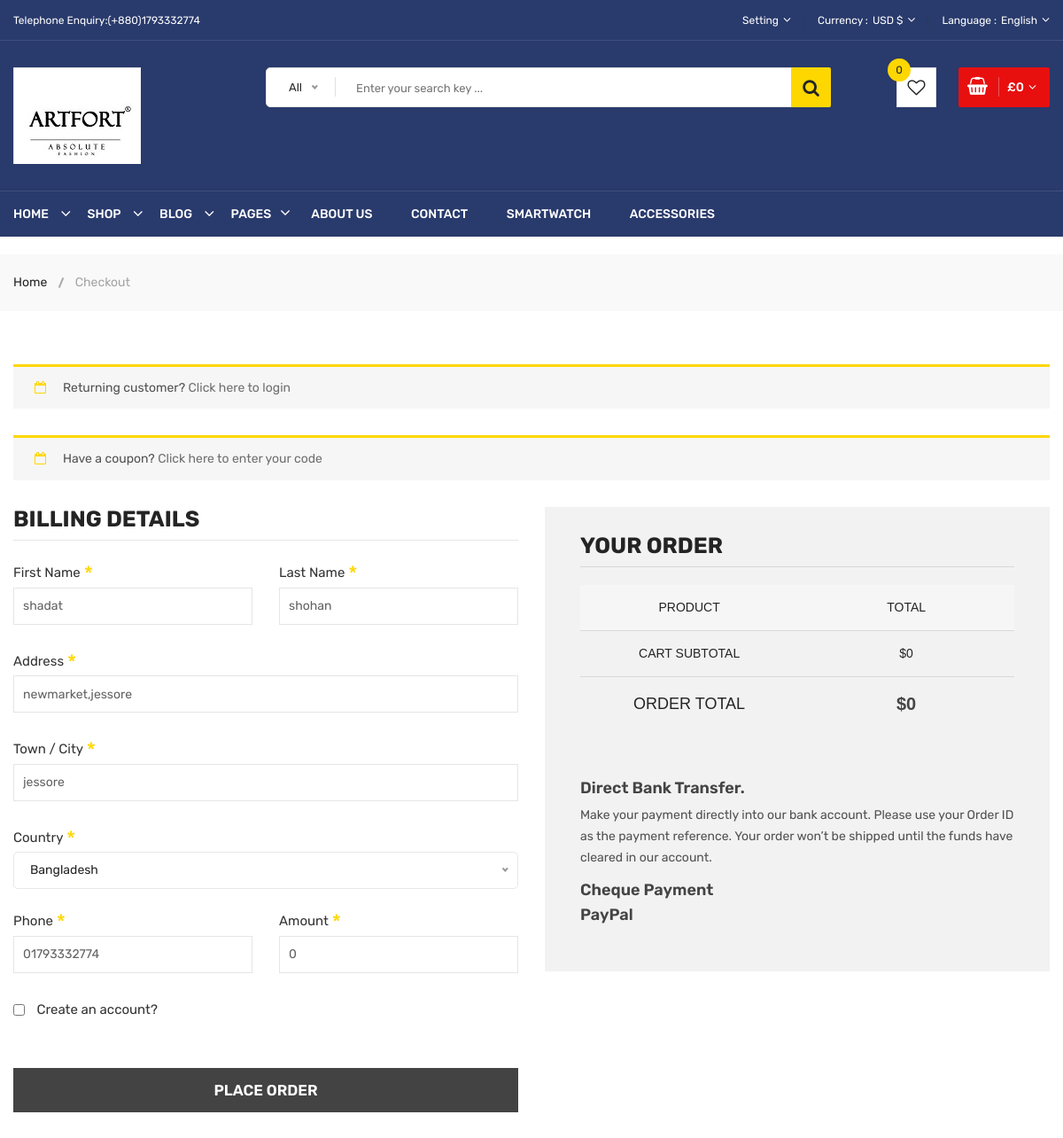
Before: /order/ordercart/ (signed in, upper part) with the older database file.
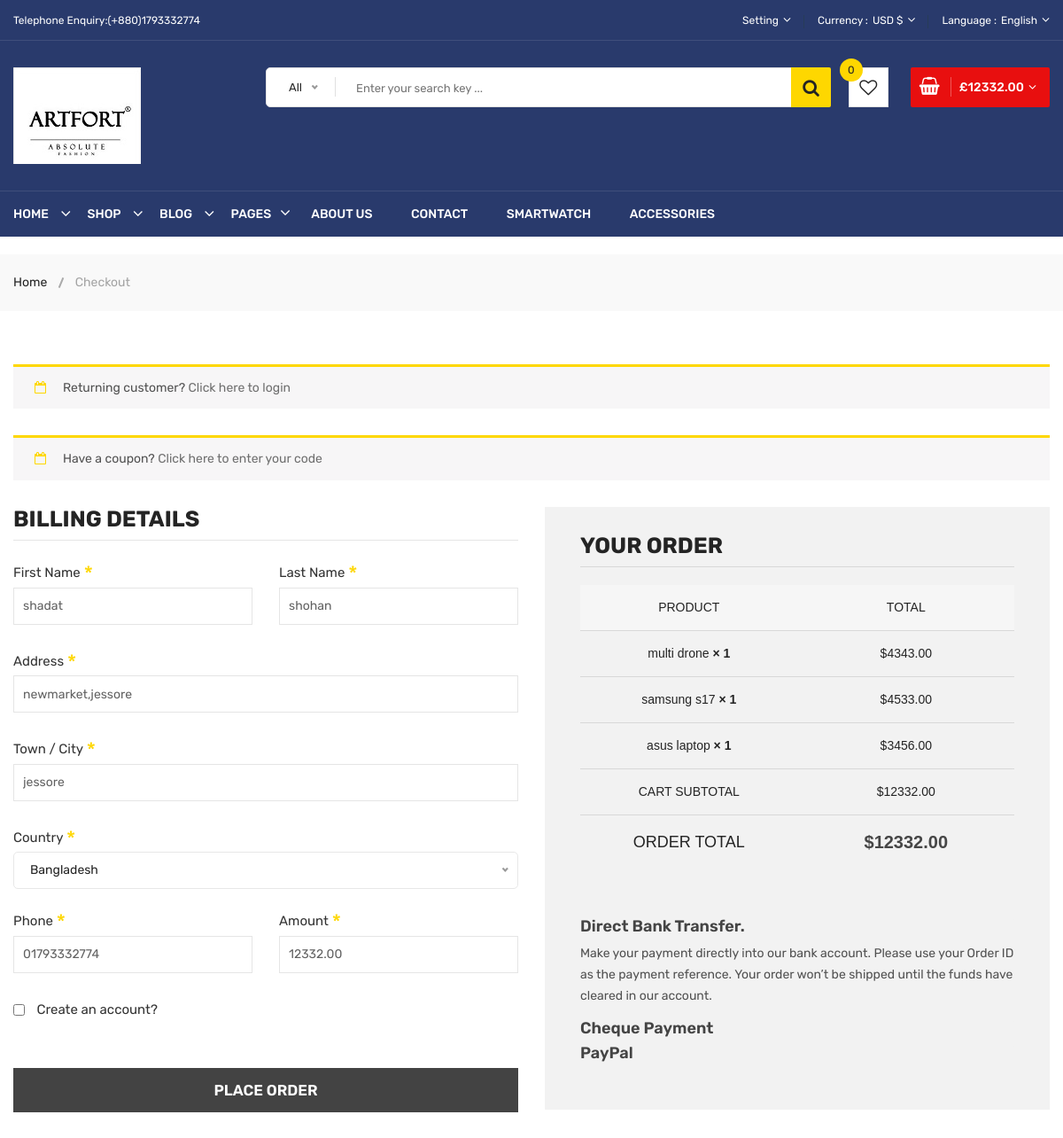
After: the same page with the newer database file.
### OrderApp/models.py (models this page shows, shortened)
class ShopCart(models.Model):
    product=models.ForeignKey(Product,on_delete=models.CASCADE,null=True)
    user=models.ForeignKey(User,on_delete=models.CASCADE,null=True)
    quantity=models.IntegerField()
    @property
    def amount(self):
        return self.quantity*self.product.new_price

### Product/models.py (models this page shows, shortened)
class Product(models.Model):
    status = (
        ('True', 'True'),
        ('False', 'False'),)
    VARIANTS = (
        ('None', 'None'),
        ('Size', 'Size'),
        ('Color', 'Color'),
        ('Size-Color', 'Size-Color'),
    )
    category = models.ForeignKey(Category, on_delete=models.CASCADE)
    title = models.CharField(max_length=200)
    keywords = models.CharField(max_length=100)
    image = models.ImageField(blank=True, upload_to='product/')
    new_price = models.DecimalField(decimal_places=2, max_digits=15, default=0)
    old_price = models.DecimalField(decimal_places=2, max_digits=15)
    amount = models.IntegerField(default=0)
    min_amount = models.IntegerField(default=3)
    variant = models.CharField(max_length=10, choices=VARIANTS, default='None')
    detail = models.TextField()
    status = models.CharField(max_length=20, choices=status)
    slug = models.SlugField(null=True, unique=True)
    created_at = models.DateTimeField(auto_now_add=True)
    updated_at = models.DateTimeField(auto_now=True)
    def image_tag(self):
        return mark_safe('<img src="{}" heights="70" width="60" />'.format(self.image.url))
    image_tag.short_description = 'Image'

### OrderApp/views.py (the view, shortened to what this page needs)
# urls.py: path('ordercart/',views.OrderCart,name='order_cart')
@login_required(login_url='/user/user_login')
def OrderCart(request):
    current_user=request.user
    shoping_cart=ShopCart.objects.filter(user_id=current_user.id)
    total_amount=0
    for qs in shoping_cart:
        total_amount+=qs.quantity*qs.product.new_price
    form=OrderForm()
    profile=UserProfile.objects.get(user_id=current_user.id)
    total_amount=0
    for p in shoping_cart:
        total_amount+=p.product.new_price*p.quantity
    category=Category.objects.all()
    setting=Setting.objects.get(id=1)
    context= {
         'shoping_cart':shoping_cart,
         'total_amount':total_amount,
         'profile':profile,
         'form':form,
         'category':category,
         'setting':setting,
    }
    return render(request,'OrderApp/order_form.html',context)

### OrderApp/models.py
class OrderForm(ModelForm):
    class Meta:
        model=Order
        fields=['first_name','last_name','phone','address','city','country','transaction_id','transaction_image']

### OrderApp/templates/OrderApp/order_form.html (shortened to what the changed rows need)
  {% extends 'EcomApp/index.html' %}
{% load static %}
{% block header %}
{% include 'EcomApp/header.html' %}
{% endblock %}
{% block another_content %}
            <div class="checkout-area pt-60 pb-30">
                <div class="container">
                    <div class="row">
                        <div class="col-lg-6 col-12">
                            <form method='POST' enctype="multipart/form-data">
                                <div class="checkbox-form">
                                    <div class="row">
                            <div class="col-md-6">
                                <div class="checkout-form-list">
                                    <label>Amount <span class="required">*</span></label>
                                    <input type="text" value="{{total_amount}}" name="holder" readonly>
                                </div>
                            </div>
                                    </div>
                                </div>
                            </form>
                        </div>
                        <div class="col-lg-6 col-12">
                            <div class="your-order">
                                <div class="your-order-table table-responsive">
                                    <table class="table">
                                        <thead>
                                            <tr>
                                                <th class="cart-product-name">Product</th>
                                                <th class="cart-product-total">Total</th>
                                            </tr>
                                        </thead>
                                        <tbody>
                                          {% for p in shoping_cart %}
                                            <tr class="cart_item">
                                              <td class="cart-product-name"> {{p.product.title}}<strong class="product-quantity"> × {{ p.quantity }}</strong></td>
                                              <td class="cart-product-total"><span class="amount">${{p.amount}}</span></td>
                                            </tr>
                                            {% endfor %}
                                        </tbody>
                                        <tfoot>
                                            <tr class="cart-subtotal">
                                                <th>Cart Subtotal</th>
                                                <td><span class="amount">${{total_amount}}</span></td>
                                            </tr>
                                            <tr class="order-total">
                                                <th>Order Total</th>
                                                <td><strong><span class="amount">${{total_amount}}</span></strong></td>
                                            </tr>
                                        </tfoot>
                                    </table>
                                </div>
                            </div>
                        </div>
                    </div>
                </div>
            </div>
{% endblock %}

### EcomApp/templates/EcomApp/header.html (shortened to what the changed rows need)
 {%load static%}
 <header class="li-header-4">
                <div class="header-middle pl-sm-0 pr-sm-0 pl-xs-0 pr-xs-0">
                    <div class="container">
                        <div class="row">
                            <div class="col-lg-9 pl-0 ml-sm-15 ml-xs-15">
                                        {% load mptt_tags %}
                                <div class="header-middle-right">
                                    <ul class="hm-menu">
                                        <li class="hm-minicart">
                                            <div class="hm-minicart-trigger">
                                                <span class="item-text">£{{total_amount}}
                                                </span>
                                            </div>
                                        </li>
                                    </ul>
                                </div>
                            </div>
                        </div>
                    </div>
                </div>
            </header>

Changed rows visible on the page:
added ShopCart: product "multi drone", quantity "1", amount "4343.00"
added ShopCart: product "samsung s17", quantity "1", amount "4533.00"
added ShopCart: product "asus laptop", quantity "1", amount "3456.00"
Other visible differences:
{{ total_amount }}: "0" → "12332.00"
form field holder: "0" → "12332.00"
